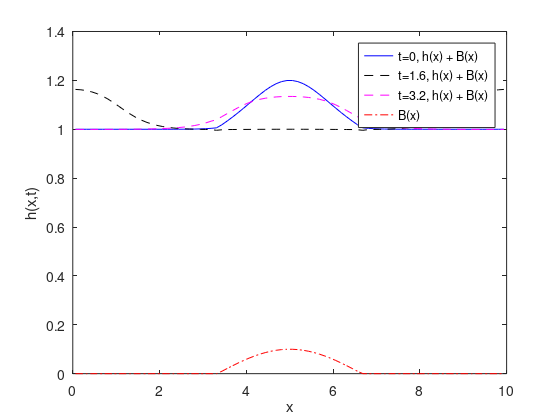

This chart was generated by the following MATLAB code:

%% advect linearization
clear all;
clc;
close all;
addpath(['/Users/kevin/SkyDrive/KTH Work/Period 3 2014'...
    '/DN2255/Homework/4/HW4-High Resolution shock-capturing'...
    ' methods/matlabfiles/']);
%% Parameters
N = 80;
L = 10.;
dx = L/N; % Grid spacing
H = 1;
g = 9.8;
c = sqrt(g*H); % Wave speed
tau = .8*dx/c; % Time Step
coeff = -tau/(2*dx);
nStep = L/(c*tau);
finalTime = nStep*tau;
nCells = 1:N;
ghostCellOneSide = 2;
cellsPlusGhost = 1:(N+2*ghostCellOneSide);
%% Boundary Conditions
w = 0.1*L; % Width
x = (nCells-1/2)*dx; % Grid points
a = 1/10*H;
h = H + a*exp(-(x-L/2).^2/(w^2));
h = padarray(h',ghostCellOneSide)';
% Boundary Conditions
% m=h;
m = 0*a*exp(-(x-L/2).^2/(w^2))*c;
m = padarray(m',ghostCellOneSide)';
%% BC
% needs to be changed if ghostCellOneSide is changed
h(1) = h(4);
h(2) = h(3);
m(1) = m(4)*(-1);
m(2) = m(3)*(-1);
h(N+4) = h(N+1);
h(N+3) = h(N+2);
m(N+4) = m(N+1)*(-1);
m(N+3) = m(N+2)*(-1);
%%
i = ((1+ghostCellOneSide):(N+ghostCellOneSide));
% im = i-1;
% ip = i+1;
%% Record the initial state
hplot(:,1) = h(:);
mplot(:,1) = m(:);
flux = (1/2*g*h.^2 + (m.^2)./h);
r = L/6;
B0 = H/10;
for lengthOfX = 1:length(x)
    if abs(x(lengthOfX)-L/2)<r
        B(lengthOfX) = B0*cos((pi*(x(lengthOfX)-L/2))/(2*r));
    else
        B(lengthOfX)=0;
    end
end
B = padarray(B',ghostCellOneSide)';
B(1) = B(4);
B(2) = B(3);
B(N+4) = B(N+1);
B(N+3) = B(N+2);
    %% Loop
    for iStep=1:(round(nStep))
        hOld=h;
        mOld=m;
        flux = (1/2*g*hOld.^2 + (mOld.^2)./hOld);
        h(i) = .5*(hOld(i+1)+ hOld(i-1))...
            - abs(coeff)*(m(i+1) - m(i-1));
        m(i) = .5*(mOld(i+1)+ mOld(i-1))...
            - abs(coeff)*(flux(i+1) - flux(i-1)...
            + g*h(i).*(B(i+1) - B(i-1)) );
        h(1) = h(4);
        h(2) = h(3);
        m(1) = m(4)*(-1);
        m(2) = m(3)*(-1);
        h(N+4) = h(N+1);
        h(N+3) = h(N+2);
        m(N+4) = m(N+1)*(-1);
        m(N+3) = m(N+2)*(-1);
        hplot(:,(iStep+1)) = h(:);
        mplot(:,(iStep+1)) = m(:);
    end
    
    %% Plot
    % figure(1); clf;
    % plot(x,hplot(i,1),'-',x,hplot(i,nStep),'--');
    % legend('t=0','t=1');
    % xlabel('x');  ylabel('h(x,t)');
    % title(sprintf('$h(x,t)$ $\\Delta t=$%0.2g,',...
    %     ' $\\epsilon =$ %g',tau,a),...
    %     'Interpreter','latex')
    %% h plot1
%     figure(2)
%     for iPlotting = 1:2:nStep
%         clf;
%         plot(x,hplot(i,1) + B(i)')
%         hold on;
%         plot(x,hplot(i,iPlotting)+B(i)','-');
%         finalB = plot(x,B(i),'-.','color','r');
%         pause(.1)
%     end
    %% m plot
    % figure(3)
    % for ip = 1:8:nStep
    %     clf;
    %     plot(x,mplot(:,1))
    %     hold on;
    %     plot(x,mplot(:,ip),'-');
    %     pause(.01)
    % end
    %% Plot for 2.1
    figure(3)
    initialH = plot(x,hplot(i,1) + B(i)','-','color','b');
    hold on;
    hPlusB.t1 = plot(x,hplot(i,round(nStep/2))+ B(i)'...
        ,'--','color','k');
    hPlusB.t2 = plot(x,hplot(i,round(nStep))+ B(i)'...
        ,'--','color','m');
    finalB = plot(x,B(i),'-.','color','r');
    legend([initialH,hPlusB.t1,hPlusB.t2,finalB],...
        't=0, h(x) + B(x)',...
        sprintf('t=%0.2g, h(x) + B(x)',tau*round(nStep/2)),...
        sprintf('t=%0.2g, h(x) + B(x)',tau*round(nStep)),...
        'B(x)','location','best');
    xlabel('x');  ylabel('h(x,t)');
    hold off;
    %%
    printYesNo = 1;
    if printYesNo == 1
        saveFigurePath = ['/Users/kevin/SkyDrive/KTH Work'...
            '/Period 3 2014/DN2255/Homework/4/HW4-High'...
            ' Resolution shock-capturing methods/Figures/'];
        set(figure(3), 'PaperPositionMode', 'auto');
        print('-depsc2', [saveFigurePath ...
            sprintf('steadySolutionsp%g_n_is_%g_a_%g',H,N,round(a))]);
    end
    
    
